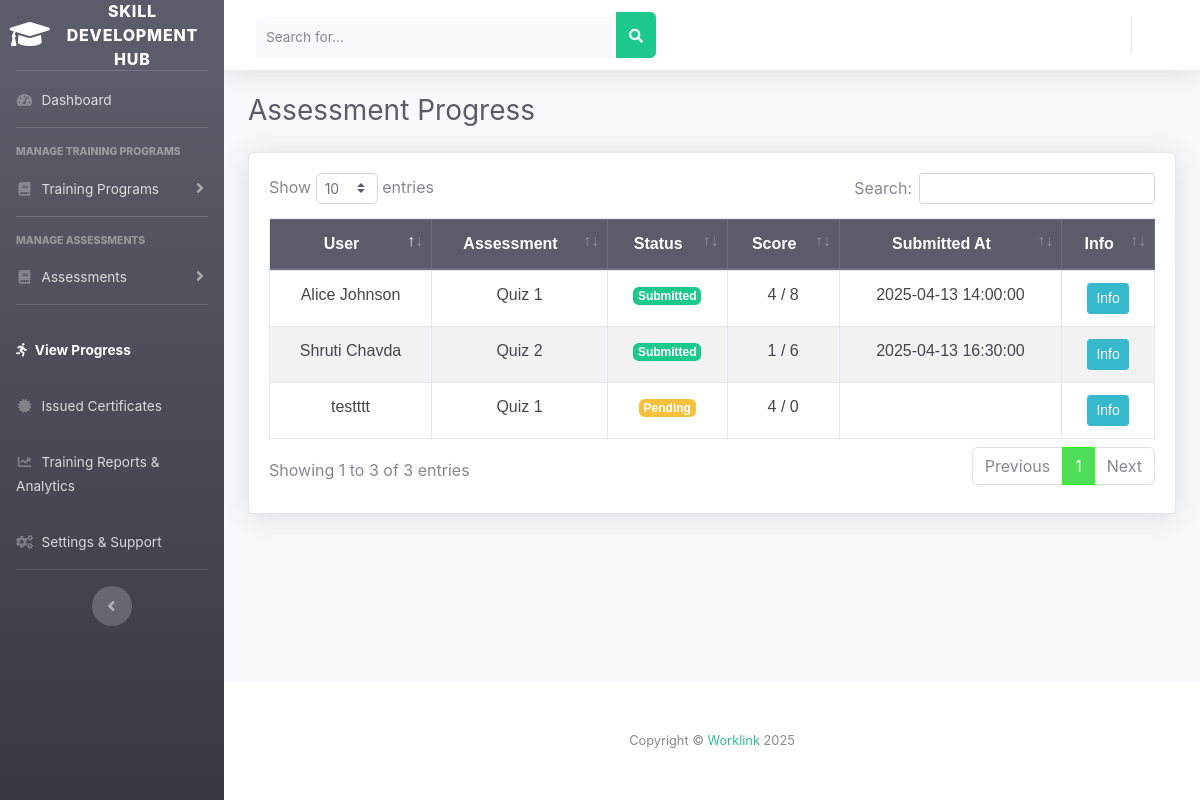
Before: /trainingProvider/show_progress.php (signed in) with the older database file.
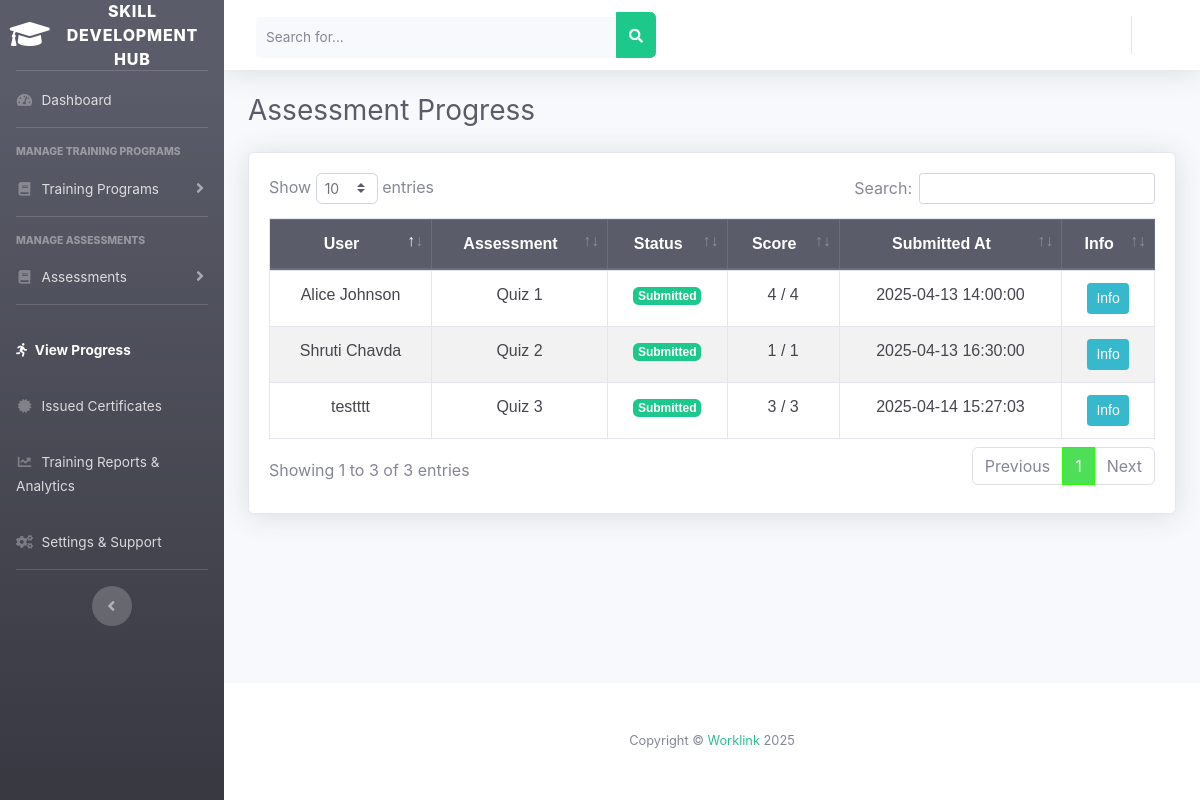
After: the same page with the newer database file.
### tables this page shows
CREATE TABLE `assessment_submissions` (
  `id` int(11) NOT NULL,
  `assessment_id` int(11) NOT NULL,
  `user_id` int(11) NOT NULL,
  `submitted_at` datetime DEFAULT NULL,
  `status` text DEFAULT 'Pending',
  `score` int(11) DEFAULT 0,
  `answers` varchar(1000) DEFAULT NULL
);

CREATE TABLE `users` (
  `id` int(11) NOT NULL,
  `user_type` enum('jobSeeker','employer','trainingProvider','governmentOfficial','admin') NOT NULL,
  `full_name` varchar(255) NOT NULL,
  `user_name` varchar(200) NOT NULL,
  `email` varchar(255) NOT NULL,
  `gender` varchar(100) NOT NULL,
  `phone` varchar(15) NOT NULL,
  `birthday` date DEFAULT NULL,
  `pic` varchar(50) DEFAULT 'undraw_profile.jpg',
  `password` varchar(255) NOT NULL,
  `status` varchar(255) DEFAULT 'inactive',
  `token` varchar(255) NOT NULL
);

CREATE TABLE `assessments` (
  `id` int(11) NOT NULL,
  `provider_id` int(11) NOT NULL,
  `course_id` int(11) NOT NULL,
  `title` varchar(255) NOT NULL,
  `type` varchar(50) DEFAULT 'Text',
  `questions` text NOT NULL,
  `timer_minutes` int(11) DEFAULT NULL,
  `due_date` date DEFAULT NULL,
  `status` varchar(50) DEFAULT 'Open',
  `created_at` timestamp NOT NULL DEFAULT current_timestamp()
);

### trainingProvider/show_progress.php (the view, shortened to what this page needs)
<!DOCTYPE html>
<html lang="en">
<head>
    <link href="vendor/fontawesome-free/css/all.min.css" rel="stylesheet">
    <link href="css/sb-admin-2.min.css" rel="stylesheet">
    <link href="vendor/datatables/dataTables.bootstrap4.min.css" rel="stylesheet">
    <link href="css/sb-admin-2.css" rel="stylesheet">
    <link rel="stylesheet" href="setting.css">
</head>
<body id="page-top">
    <?php include('sidebar.php'); include('header.php'); ?>
    <div class="container-fluid">
        <h3 class="mb-4 text-gray-800">Assessment Progress</h3>
        <div class="card shadow mb-4">
            <div class="card-body">
                <div class="table-responsive">
                    <table class="table table-bordered" id="progressTable" width="100%" cellspacing="0">
                        <thead class="thead-dark text-center">
                            <tr>
                                <th>User</th>
                                <th>Assessment</th>
                                <th>Status</th>
                                <th>Score</th>
                                <th>Submitted At</th>
                                <th>Info</th>
                            </tr>
                        </thead>
                        <tbody>
                            <?php
                        $query = "SELECT s.*, u.full_name, u.email, a.title, a.questions
                                  FROM assessment_submissions s
                                  JOIN users u ON s.user_id = u.id
                                  JOIN assessments a ON s.assessment_id = a.id";
                        $result = mysqli_query($con, $query);
                        while($row = mysqli_fetch_assoc($result)) {
                            $total_questions = count(json_decode($row['questions'], true));
                            echo "<tr class='text-center'>
                                <td>{$row['full_name']}</td>
                                <td>{$row['title']}</td>
                                <td><span class='badge badge-".($row['status']=='Submitted' ? 'success' : 'warning')."'>{$row['status']}</span></td>
                                <td>$total_questions / {$row['score']} </td>
                                <td>{$row['submitted_at']}</td>
                                <td><button class='btn btn-info btn-sm' data-toggle='modal' data-target='#userInfo{$row['id']}'>Info</button></td>
                            </tr>";
                        }
                        ?>
                        </tbody>
                    </table>
                </div>
            </div>
        </div>
    </div>
    </div>
    <?php include_once('footer.php'); ?>
</body>
</html>

### trainingProvider/sidebar.php (shortened to what this page needs)
<?php
$url = $_SERVER['REQUEST_URI'];
$url = parse_url($url, PHP_URL_PATH);
$arr_url = explode("/", $url);
?>
<div id="wrapper">
    <ul class="navbar-nav bg-gradient-dark sidebar sidebar-dark accordion" id="accordionSidebar">
        <a class="sidebar-brand d-flex align-items-center justify-content-center" href="index.php">
            <div class="sidebar-brand-icon">
                <i class="fas fa-graduation-cap"></i>
            </div>
            <div class="sidebar-brand-text mx-3">Skill Development Hub</div>
        </a>
        <hr class="sidebar-divider my-0">
        <li class="nav-item <?php if (isset($arr_url[3]) && $arr_url[3] == "index.php") { echo "active"; } ?>">
            <a class="nav-link" href="index.php">
                <i class="fas fa-fw fa-tachometer-alt"></i>
                <span>Dashboard</span></a>
        </li>
        <hr class="sidebar-divider">
        <div class="sidebar-heading">Manage Training Programs</div>
        <li
            class="nav-item <?php if (isset($arr_url[3]) && in_array($arr_url[3], ["add_course.php", "update_course.php", "approve_applicants.php"])) { echo "active"; } ?>">
            <a class="nav-link collapsed" href="#" data-toggle="collapse" data-target="#manageTraining"
                aria-expanded="true" aria-controls="manageTraining">
                <i class="fas fa-fw fa-book"></i>
                <span>Training Programs</span>
            </a>
        </li>
        <hr class="sidebar-divider">
        <div class="sidebar-heading">Manage Assessments</div>
        <li
            class="nav-item <?php if (isset($arr_url[3]) && in_array($arr_url[3], ["assessments.php", "update_assessments.php", "edit_assessment.php"])) { echo "active"; } ?>">
            <a class="nav-link collapsed" href="#" data-toggle="collapse" data-target="#manageAssessment"
                aria-expanded="true" aria-controls="manageAssessment">
                <i class="fas fa-fw fa-book"></i>
                <span>Assessments</span>
            </a>
        </li>
        <hr class="sidebar-divider">
        <li class="nav-item <?php if (isset($arr_url[3]) && $arr_url[3] == "show_progress.php") { echo "active"; } ?>">
            <a class="nav-link" href="show_progress.php">
                <i class="fas fa-running"></i>
                <span>View Progress</span></a>
        </li>
        <li
            class="nav-item <?php if (isset($arr_url[3]) && $arr_url[3] == "issued_certificates.php") { echo "active"; } ?>">
            <a class="nav-link" href="issued_certificates.php">
                <i class="fas fa-fw fa-certificate"></i>
                <span>Issued Certificates</span></a>
        </li>
        <li class="nav-item <?php if (isset($arr_url[3]) && $arr_url[3] == "reports.php") { echo "active"; } ?>">
            <a class="nav-link" href="reports.php">
                <i class="fas fa-fw fa-chart-line"></i>
                <span>Training Reports & Analytics</span></a>
        </li>
        <li class="nav-item <?php if (isset($arr_url[3]) && $arr_url[3] == "settings.php") { echo "active"; } ?>">
            <a class="nav-link" href="settings.php">
                <i class="fas fa-fw fa-cogs"></i>
                <span>Settings & Support</span></a>
        </li>
        <hr class="sidebar-divider d-none d-md-block">
        <div class="text-center d-none d-md-inline">
            <button class="rounded-circle border-0" id="sidebarToggle"></button>
        </div>
    </ul>

### trainingProvider/header.php (shortened to what this page needs)
<div id="content-wrapper" class="d-flex flex-column">
    <div id="content">
        <nav class="navbar navbar-expand navbar-light bg-white topbar mb-4 static-top shadow">
            <form id="searchForm"
                class="d-none d-sm-inline-block form-inline mr-auto ml-md-3 my-2 my-md-0 mw-100 navbar-search">
                <div class="input-group">
                    <input type="text" id="searchInput" class="form-control bg-light border-0 small"
                        placeholder="Search for..." aria-label="Search" aria-describedby="basic-addon2"
                        onkeypress="handleKeyPress(event)">
                    <div class="input-group-append">
                        <button class="btn btn-success" type="button" onclick="performSearch()">
                            <i class="fas fa-search fa-sm"></i>
                        </button>
                    </div>
                </div>
            </form>
            <ul class="navbar-nav ml-auto">
                <li class="nav-item dropdown no-arrow">
                    <a class="nav-link dropdown-toggle" href="#" id="userDropdown" role="button" data-toggle="dropdown"
                        aria-haspopup="true" aria-expanded="false">
                    </a>
                </li>
            </ul>
        </nav>

### trainingProvider/footer.php
<footer class="sticky-footer bg-white">
    <div class="container my-auto">
        <div class="copyright text-center my-auto">
            <span>Copyright &copy; <a href="http://localhost/worklink">Worklink</a>
                2025</span>
        </div>
    </div>
</footer>

### trainingProvider/css/setting.css (style rules this page uses)
.container { padding: 20px; }
input[type="text"], textarea { width: 100%; padding: 10px; margin-top: 5px; border: 1px solid #ddd; border-radius: 4px; }

Changed rows visible on the page:
changed assessment_submissions "Alice Johnson": score "8" → "4"
changed assessment_submissions "Shruti Chavda": score "6" → "1"
changed assessment_submissions "testttt": assessment.title "Quiz 1" → "Quiz 3"; status "Pending" → "Submitted"; assessment.questions "4" → "3"; score "0" → "3"; submitted_at (not shown) → "2025-04-14 15:27:03"
